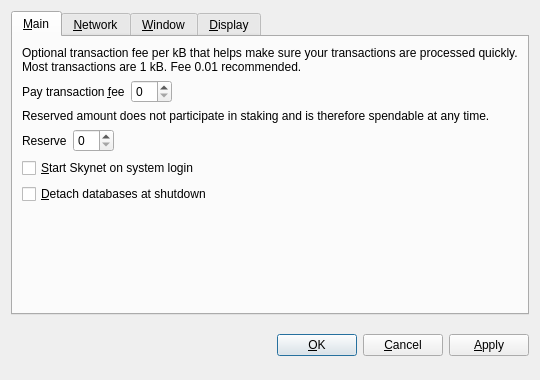
<?xml version="1.0" encoding="UTF-8"?>
<ui version="4.0">
 <class>OptionsDialog</class>
 <widget class="QDialog" name="OptionsDialog">
  <property name="geometry">
   <rect>
    <x>0</x>
    <y>0</y>
    <width>540</width>
    <height>380</height>
   </rect>
  </property>
  <property name="windowTitle">
   <string>Options</string>
  </property>
  <property name="modal">
   <bool>true</bool>
  </property>
  <layout class="QVBoxLayout" name="verticalLayout">
   <item>
    <widget class="QTabWidget" name="tabWidget">
     <property name="tabPosition">
      <enum>QTabWidget::North</enum>
     </property>
     <property name="currentIndex">
      <number>0</number>
     </property>
     <widget class="QWidget" name="tabMain">
      <attribute name="title">
       <string>&amp;Main</string>
      </attribute>
      <layout class="QVBoxLayout" name="verticalLayout_Main">
       <item>
        <widget class="QLabel" name="transactionFeeInfoLabel">
         <property name="text">
          <string>Optional transaction fee per kB that helps make sure your transactions are processed quickly. Most transactions are 1 kB. Fee 0.01 recommended.</string>
         </property>
         <property name="textFormat">
          <enum>Qt::PlainText</enum>
         </property>
         <property name="wordWrap">
          <bool>true</bool>
         </property>
        </widget>
       </item>
       <item>
        <layout class="QHBoxLayout" name="horizontalLayoutFee">
         <item>
          <widget class="QLabel" name="transactionFeeLabel">
           <property name="text">
            <string>Pay transaction &amp;fee</string>
           </property>
           <property name="textFormat">
            <enum>Qt::PlainText</enum>
           </property>
           <property name="buddy">
            <cstring>transactionFee</cstring>
           </property>
          </widget>
         </item>
         <item>
          <widget class="BitcoinAmountField" name="transactionFee"/>
         </item>
         <item>
          <spacer name="horizontalSpacerFee">
           <property name="orientation">
            <enum>Qt::Horizontal</enum>
           </property>
           <property name="sizeHint" stdset="0">
            <size>
             <width>40</width>
             <height>20</height>
            </size>
           </property>
          </spacer>
         </item>
        </layout>
       </item>
       <item>
        <widget class="QLabel" name="reserveBalanceInfoLabel">
         <property name="text">
          <string>Reserved amount does not participate in staking and is therefore spendable at any time.</string>
         </property>
         <property name="textFormat">
          <enum>Qt::PlainText</enum>
         </property>
         <property name="wordWrap">
          <bool>true</bool>
         </property>
        </widget>
       </item>
       <item>
        <layout class="QHBoxLayout" name="horizontalLayoutReserveBalance">
         <item>
          <widget class="QLabel" name="reserveBalanceLabel">
           <property name="text">
            <string>Reserve</string>
           </property>
           <property name="textFormat">
            <enum>Qt::PlainText</enum>
           </property>
           <property name="buddy">
            <cstring>reserveBalance</cstring>
           </property>
          </widget>
         </item>
         <item>
          <widget class="BitcoinAmountField" name="reserveBalance"/>
         </item>
         <item>
          <spacer name="horizontalSpacerReserveBalance">
           <property name="orientation">
            <enum>Qt::Horizontal</enum>
           </property>
           <property name="sizeHint" stdset="0">
            <size>
             <width>40</width>
             <height>20</height>
            </size>
           </property>
          </spacer>
         </item>
        </layout>
       </item>
       <item>
        <widget class="QCheckBox" name="bitcoinAtStartup">
         <property name="toolTip">
          <string>Automatically start Skynet after logging in to the system.</string>
         </property>
         <property name="text">
          <string>&amp;Start Skynet on system login</string>
         </property>
        </widget>
       </item>
       <item>
        <widget class="QCheckBox" name="detachDatabases">
         <property name="toolTip">
          <string>Detach block and address databases at shutdown. This means they can be moved to another data directory, but it slows down shutdown. The wallet is always detached.</string>
         </property>
         <property name="text">
          <string>&amp;Detach databases at shutdown</string>
         </property>
        </widget>
       </item>
       <item>
        <spacer name="verticalSpacer_Main">
         <property name="orientation">
          <enum>Qt::Vertical</enum>
         </property>
         <property name="sizeHint" stdset="0">
          <size>
           <width>20</width>
           <height>40</height>
          </size>
         </property>
        </spacer>
       </item>
      </layout>
     </widget>
     <widget class="QWidget" name="tabNetwork">
      <attribute name="title">
       <string>&amp;Network</string>
      </attribute>
      <layout class="QVBoxLayout" name="verticalLayout_Network">
       <item>
        <widget class="QCheckBox" name="mapPortUpnp">
         <property name="toolTip">
          <string>Automatically open the Skynet client port on the router. This only works when your router supports UPnP and it is enabled.</string>
         </property>
         <property name="text">
          <string>Map port using &amp;UPnP</string>
         </property>
        </widget>
       </item>
       <item>
        <widget class="QCheckBox" name="connectSocks">
         <property name="toolTip">
          <string>Connect to the Skynet network through a SOCKS proxy (e.g. when connecting through Tor).</string>
         </property>
         <property name="text">
          <string>&amp;Connect through SOCKS proxy:</string>
         </property>
        </widget>
       </item>
       <item>
        <layout class="QHBoxLayout" name="horizontalLayout_Network">
         <item>
          <widget class="QLabel" name="proxyIpLabel">
           <property name="text">
            <string>Proxy &amp;IP:</string>
           </property>
           <property name="textFormat">
            <enum>Qt::PlainText</enum>
           </property>
           <property name="buddy">
            <cstring>proxyIp</cstring>
           </property>
          </widget>
         </item>
         <item>
          <widget class="QValidatedLineEdit" name="proxyIp">
           <property name="maximumSize">
            <size>
             <width>140</width>
             <height>16777215</height>
            </size>
           </property>
           <property name="toolTip">
            <string>IP address of the proxy (e.g. 127.0.0.1)</string>
           </property>
          </widget>
         </item>
         <item>
          <widget class="QLabel" name="proxyPortLabel">
           <property name="text">
            <string>&amp;Port:</string>
           </property>
           <property name="textFormat">
            <enum>Qt::PlainText</enum>
           </property>
           <property name="buddy">
            <cstring>proxyPort</cstring>
           </property>
          </widget>
         </item>
         <item>
          <widget class="QLineEdit" name="proxyPort">
           <property name="maximumSize">
            <size>
             <width>55</width>
             <height>16777215</height>
            </size>
           </property>
           <property name="toolTip">
            <string>Port of the proxy (e.g. 9050)</string>
           </property>
          </widget>
         </item>
         <item>
          <widget class="QLabel" name="socksVersionLabel">
           <property name="text">
            <string>SOCKS &amp;Version:</string>
           </property>
           <property name="textFormat">
            <enum>Qt::PlainText</enum>
           </property>
           <property name="buddy">
            <cstring>socksVersion</cstring>
           </property>
          </widget>
         </item>
         <item>
          <widget class="QValueComboBox" name="socksVersion">
           <property name="toolTip">
            <string>SOCKS version of the proxy (e.g. 5)</string>
           </property>
          </widget>
         </item>
         <item>
          <spacer name="horizontalSpacer_Network">
           <property name="orientation">
            <enum>Qt::Horizontal</enum>
           </property>
           <property name="sizeHint" stdset="0">
            <size>
             <width>40</width>
             <height>20</height>
            </size>
           </property>
          </spacer>
         </item>
        </layout>
       </item>
       <item>
        <spacer name="verticalSpacer_Network">
         <property name="orientation">
          <enum>Qt::Vertical</enum>
         </property>
         <property name="sizeHint" stdset="0">
          <size>
           <width>20</width>
           <height>40</height>
          </size>
         </property>
        </spacer>
       </item>
      </layout>
     </widget>
     <widget class="QWidget" name="tabWindow">
      <attribute name="title">
       <string>&amp;Window</string>
      </attribute>
      <layout class="QVBoxLayout" name="verticalLayout_Window">
       <item>
        <widget class="QCheckBox" name="minimizeToTray">
         <property name="toolTip">
          <string>Show only a tray icon after minimizing the window.</string>
         </property>
         <property name="text">
          <string>&amp;Minimize to the tray instead of the taskbar</string>
         </property>
        </widget>
       </item>
       <item>
        <widget class="QCheckBox" name="minimizeOnClose">
         <property name="toolTip">
          <string>Minimize instead of exit the application when the window is closed. When this option is enabled, the application will be closed only after selecting Quit in the menu.</string>
         </property>
         <property name="text">
          <string>M&amp;inimize on close</string>
         </property>
        </widget>
       </item>
       <item>
        <spacer name="verticalSpacer_Window">
         <property name="orientation">
          <enum>Qt::Vertical</enum>
         </property>
         <property name="sizeHint" stdset="0">
          <size>
           <width>20</width>
           <height>40</height>
          </size>
         </property>
        </spacer>
       </item>
      </layout>
     </widget>
     <widget class="QWidget" name="tabDisplay">
      <attribute name="title">
       <string>&amp;Display</string>
      </attribute>
      <layout class="QVBoxLayout" name="verticalLayout_Display">
       <item>
        <layout class="QHBoxLayout" name="horizontalLayout_1_Display">
         <item>
          <widget class="QLabel" name="langLabel">
           <property name="text">
            <string>User Interface &amp;language:</string>
           </property>
           <property name="textFormat">
            <enum>Qt::PlainText</enum>
           </property>
           <property name="buddy">
            <cstring>lang</cstring>
           </property>
          </widget>
         </item>
         <item>
          <widget class="QValueComboBox" name="lang">
           <property name="toolTip">
            <string>The user interface language can be set here. This setting will take effect after restarting Skynet.</string>
           </property>
          </widget>
         </item>
        </layout>
       </item>
       <item>
        <layout class="QHBoxLayout" name="horizontalLayout_2_Display">
         <item>
          <widget class="QLabel" name="unitLabel">
           <property name="text">
            <string>&amp;Unit to show amounts in:</string>
           </property>
           <property name="textFormat">
            <enum>Qt::PlainText</enum>
           </property>
           <property name="buddy">
            <cstring>unit</cstring>
           </property>
          </widget>
         </item>
         <item>
          <widget class="QValueComboBox" name="unit">
           <property name="toolTip">
            <string>Choose the default subdivision unit to show in the interface and when sending coins.</string>
           </property>
          </widget>
         </item>
        </layout>
       </item>
       <item>
        <widget class="QCheckBox" name="displayAddresses">
         <property name="toolTip">
          <string>Whether to show Skynet addresses in the transaction list or not.</string>
         </property>
         <property name="text">
          <string>&amp;Display addresses in transaction list</string>
         </property>
        </widget>
       </item>
       <item>
        <widget class="QCheckBox" name="coinControlFeatures">
         <property name="toolTip">
          <string>Whether to show coin control features or not.</string>
         </property>
         <property name="text">
          <string>Display coin &amp;control features (experts only!)</string>
         </property>
        </widget>
       </item>
       <item>
        <spacer name="verticalSpacer_Display">
         <property name="orientation">
          <enum>Qt::Vertical</enum>
         </property>
         <property name="sizeHint" stdset="0">
          <size>
           <width>20</width>
           <height>40</height>
          </size>
         </property>
        </spacer>
       </item>
      </layout>
     </widget>
    </widget>
   </item>
   <item>
    <layout class="QHBoxLayout" name="horizontalLayout_Buttons">
     <item>
      <spacer name="horizontalSpacer_1">
       <property name="orientation">
        <enum>Qt::Horizontal</enum>
       </property>
       <property name="sizeHint" stdset="0">
        <size>
         <width>40</width>
         <height>48</height>
        </size>
       </property>
      </spacer>
     </item>
     <item>
      <widget class="QLabel" name="statusLabel">
       <property name="font">
        <font>
         <weight>75</weight>
         <bold>true</bold>
        </font>
       </property>
       <property name="text">
        <string/>
       </property>
       <property name="textFormat">
        <enum>Qt::PlainText</enum>
       </property>
       <property name="wordWrap">
        <bool>true</bool>
       </property>
      </widget>
     </item>
     <item>
      <spacer name="horizontalSpacer_2">
       <property name="orientation">
        <enum>Qt::Horizontal</enum>
       </property>
       <property name="sizeHint" stdset="0">
        <size>
         <width>40</width>
         <height>48</height>
        </size>
       </property>
      </spacer>
     </item>
     <item>
      <widget class="QPushButton" name="okButton">
       <property name="text">
        <string>&amp;OK</string>
       </property>
      </widget>
     </item>
     <item>
      <widget class="QPushButton" name="cancelButton">
       <property name="text">
        <string>&amp;Cancel</string>
       </property>
       <property name="autoDefault">
        <bool>false</bool>
       </property>
      </widget>
     </item>
     <item>
      <widget class="QPushButton" name="applyButton">
       <property name="text">
        <string>&amp;Apply</string>
       </property>
       <property name="autoDefault">
        <bool>false</bool>
       </property>
      </widget>
     </item>
    </layout>
   </item>
  </layout>
 </widget>
 <customwidgets>
  <customwidget>
   <class>BitcoinAmountField</class>
   <extends>QSpinBox</extends>
   <header>bitcoinamountfield.h</header>
  </customwidget>
  <customwidget>
   <class>QValueComboBox</class>
   <extends>QComboBox</extends>
   <header>qvaluecombobox.h</header>
  </customwidget>
  <customwidget>
   <class>QValidatedLineEdit</class>
   <extends>QLineEdit</extends>
   <header>qvalidatedlineedit.h</header>
  </customwidget>
 </customwidgets>
 <resources/>
 <connections/>
</ui>
